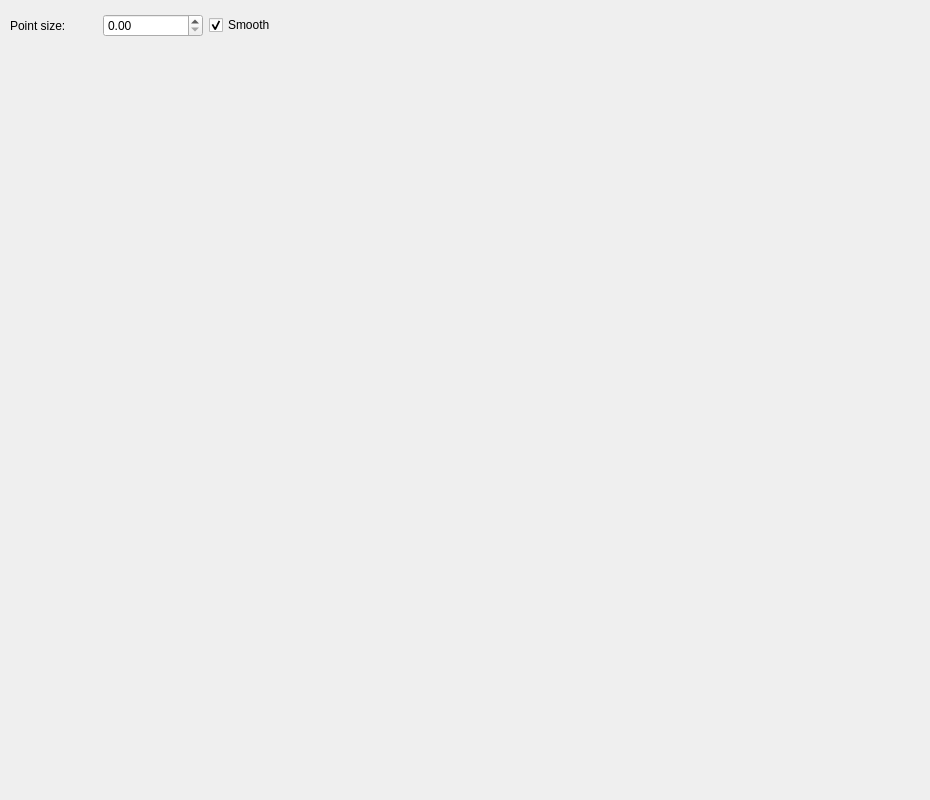
<?xml version="1.0" encoding="UTF-8"?>
<ui version="4.0">
 <class>Path3DTab</class>
 <widget class="QWidget" name="Path3DTab">
  <property name="geometry">
   <rect>
    <x>0</x>
    <y>0</y>
    <width>930</width>
    <height>800</height>
   </rect>
  </property>
  <property name="sizePolicy">
   <sizepolicy hsizetype="Preferred" vsizetype="Preferred">
    <horstretch>0</horstretch>
    <verstretch>0</verstretch>
   </sizepolicy>
  </property>
  <property name="windowTitle">
   <string>Form</string>
  </property>
  <widget class="View3d" name="widget" native="true">
   <property name="geometry">
    <rect>
     <x>7</x>
     <y>50</y>
     <width>911</width>
     <height>741</height>
    </rect>
   </property>
  </widget>
  <widget class="QWidget" name="layoutWidget">
   <property name="geometry">
    <rect>
     <x>10</x>
     <y>10</y>
     <width>266</width>
     <height>31</height>
    </rect>
   </property>
   <layout class="QHBoxLayout" name="pointSizeLayout">
    <item>
     <widget class="QLabel" name="pointSizeTextLabel">
      <property name="text">
       <string>Point size:</string>
      </property>
     </widget>
    </item>
    <item>
     <spacer name="horizontalSpacer">
      <property name="orientation">
       <enum>Qt::Horizontal</enum>
      </property>
      <property name="sizeHint" stdset="0">
       <size>
        <width>40</width>
        <height>20</height>
       </size>
      </property>
     </spacer>
    </item>
    <item>
     <widget class="QDoubleSpinBox" name="pointSizeSpinBox">
      <property name="minimumSize">
       <size>
        <width>100</width>
        <height>0</height>
       </size>
      </property>
      <property name="frame">
       <bool>true</bool>
      </property>
      <property name="decimals">
       <number>2</number>
      </property>
      <property name="maximum">
       <double>100.000000000000000</double>
      </property>
     </widget>
    </item>
    <item>
     <widget class="QCheckBox" name="smoothPointsCheckBox">
      <property name="text">
       <string>Smooth</string>
      </property>
      <property name="checked">
       <bool>true</bool>
      </property>
     </widget>
    </item>
   </layout>
  </widget>
  <widget class="ColorChooser" name="colorChooser" native="true">
   <property name="geometry">
    <rect>
     <x>290</x>
     <y>10</y>
     <width>621</width>
     <height>31</height>
    </rect>
   </property>
  </widget>
 </widget>
 <customwidgets>
  <customwidget>
   <class>View3d</class>
   <extends>QWidget</extends>
   <header>map-tools/View3d.h</header>
   <container>1</container>
  </customwidget>
  <customwidget>
   <class>ColorChooser</class>
   <extends>QWidget</extends>
   <header>map-tools/ColorChooser.h</header>
   <container>1</container>
  </customwidget>
 </customwidgets>
 <resources/>
 <connections>
  <connection>
   <sender>pointSizeSpinBox</sender>
   <signal>valueChanged(double)</signal>
   <receiver>Path3DTab</receiver>
   <slot>pointSizeChanged(double)</slot>
   <hints>
    <hint type="sourcelabel">
     <x>139</x>
     <y>25</y>
    </hint>
    <hint type="destinationlabel">
     <x>464</x>
     <y>399</y>
    </hint>
   </hints>
  </connection>
  <connection>
   <sender>smoothPointsCheckBox</sender>
   <signal>toggled(bool)</signal>
   <receiver>Path3DTab</receiver>
   <slot>smoothPointsToggled(bool)</slot>
   <hints>
    <hint type="sourcelabel">
     <x>230</x>
     <y>24</y>
    </hint>
    <hint type="destinationlabel">
     <x>464</x>
     <y>399</y>
    </hint>
   </hints>
  </connection>
 </connections>
 <slots>
  <slot>pointSizeChanged(double)</slot>
  <slot>smoothPointsToggled(bool)</slot>
 </slots>
</ui>
